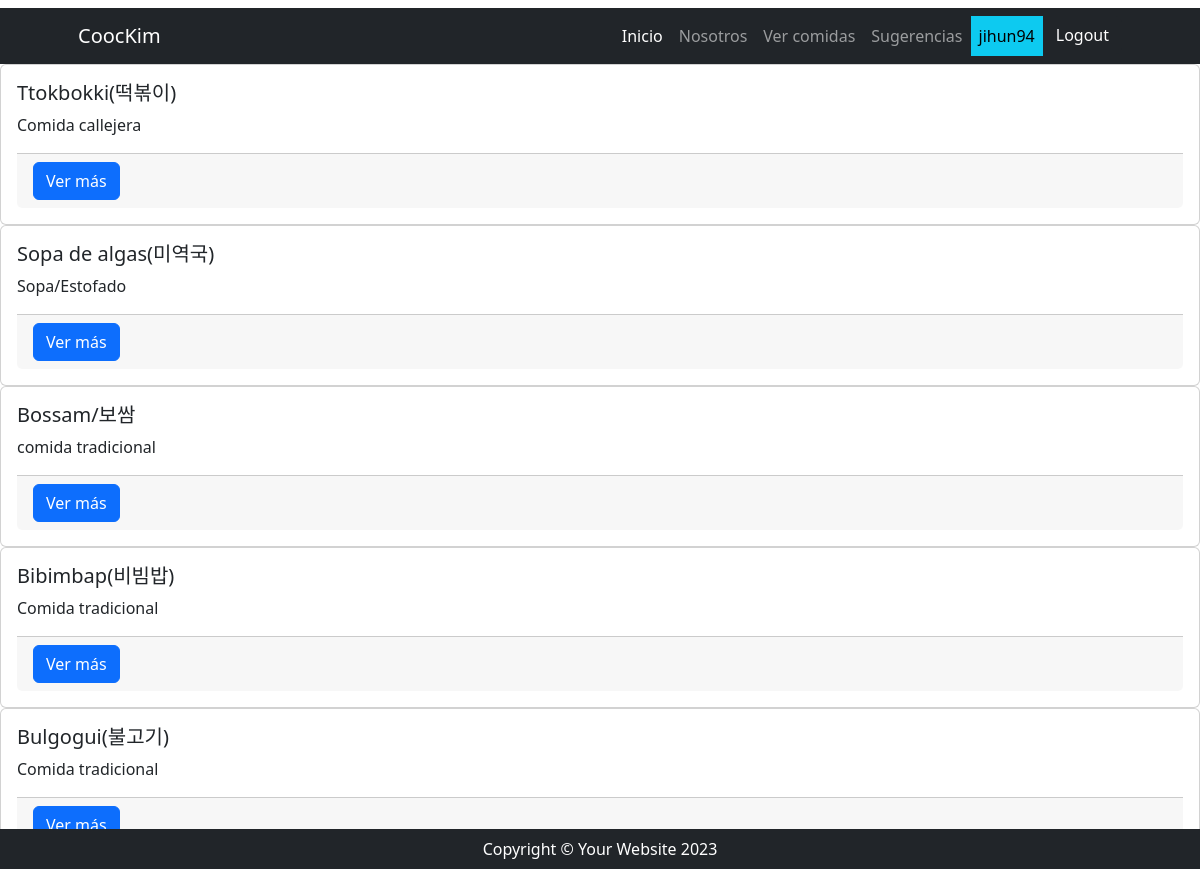
The app's page /comidas/comidas/list (signed in) with its own data.
### recetas/models.py (models this page shows, shortened)
class Ver_comidas(models.Model):
    comidas = models.CharField(max_length=50)
    picante = models.CharField(max_length=50)
    categorias = models.CharField(max_length=50)

### recetas/views.py (the view)
# urls.py: path("comidas/list", Ver_comidasList.as_view(), name= "lista_comidas"),
class Ver_comidasList(ListView):
    model = Ver_comidas
    template_name = "recetas/lista_comidas.html"
    def get_queryset(self) -> QuerySet[Any]:
        if self.request.GET.get("busqueda"):
            busqueda = self.request.GET.get("busqueda")
            consulta = Ver_comidas.objects.filter(comidas__icontains=busqueda)
        else:
            consulta = Ver_comidas.objects.all()
        return consulta

### recetas/templates/recetas/lista_comidas.html (shortened to what this page needs)
{% extends 'core/base.html' %}
{% block contenido %}
{% for object in object_list %}
<div class="card">
  <div class="card-body">
    <h5 class="card-title">{{ object.comidas }}</h5>
    <p class="card-text">{{ object.categorias }}</p>
    <div class="card-footer">
      <a href="{% url 'recetas:detalle_comidas' pk=object.id %}" class="btn btn-primary">Ver más</a>
    </div>
  </div>
</div>
{% endfor %}
{% endblock contenido %}

### core/templates/core/components/navbar.html (shortened to what this page needs)
 <nav class="navbar navbar-expand-lg navbar-dark bg-dark">
    <div class="container px-5">
        <a class="navbar-brand" href="#!">CoocKim</a>
        <div class="collapse navbar-collapse" id="navbarSupportedContent">
            <ul class="navbar-nav ms-auto mb-2 mb-lg-0">
                <li class="nav-item">
                    <a class="nav-link active"
                       aria-current="page"
                       href="{% url 'core:index' %}">Inicio</a>
                </li>
                <li class="nav-item">
                    <a class="nav-link" href="{% url 'recetas:nosotros' %}">Nosotros</a>
                </li>
                {% if user.is_authenticated %}
                <li class="nav-item">
                    <a class="nav-link" href="{% url 'recetas:index' %}">Ver comidas</a>
                </li>
                <li class="nav-item">
                    <a class="nav-link" href="{% url 'recetas:lista_sugerencias' %}">Sugerencias</a>
                </li>
                <li class="nav-item">
                    <a class="nav-link text-bg-info"> {{ user.username }} </a>
                </li>
                <li class="nav-item">
                    <form action="{% url 'core:logout' %}" method="post">
                        <button type="submit" class="btn btn-dark">Logout</button>
                    </form>
                </li>
                {% endif %}
            </ul>
        </div>
    </div>
</nav>

### records on screen
Ver_comidas: comidas "Ttokbokki(떡볶이)", categorias "Comida callejera"
Ver_comidas: comidas "Sopa de algas(미역국)", categorias "Sopa/Estofado"
Ver_comidas: comidas "Bossam/보쌈", categorias "comida tradicional"
Ver_comidas: comidas "Bibimbap(비빔밥)", categorias "Comida tradicional"
Ver_comidas: comidas "Bulgogui(불고기)", categorias "Comida tradicional"

### other values on screen
{{ user.username }} "jihun94"
